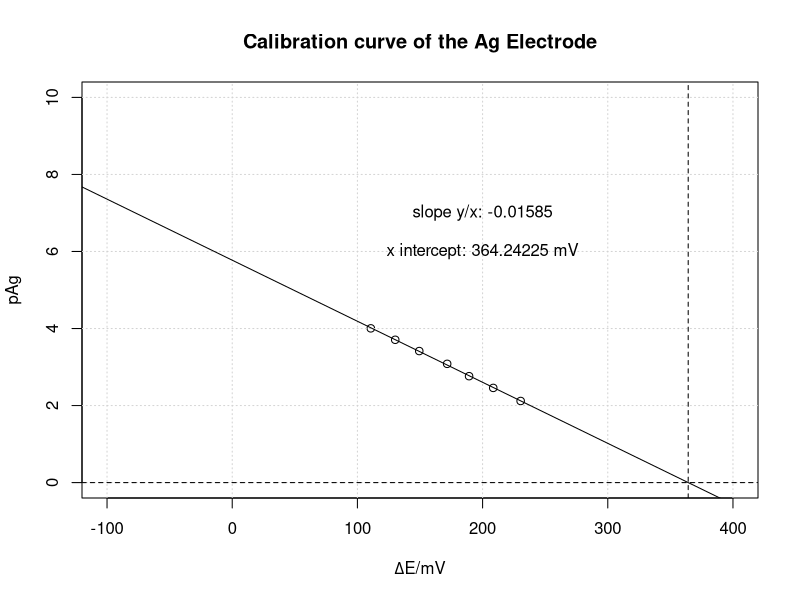

This chart was generated by the following R code:
#Calibration of Potentiometric Titration
#Data format: 
#V;E;Sol
#Important. The data is formated like this:
#V is the amount of volume added of the solution (a or b)
#Sol is a or b for the solution
#E is the cell potential in mV


data = read.csv("Data/PotentiometricCal.csv",sep=";")
xa = data$V[data$Sol == 'a']
ya = data$E[data$Sol == 'a']


xb = data$V[data$Sol == 'b']
yb = data$E[data$Sol == 'b']



#calculate the required values
caAg = 0.01
cbAg = 0.1

#added Ag in mmol
xa = cumsum(xa) * caAg
xb = cumsum(xb) * cbAg + max(xa)

totV = cumsum(data$V) + 100
x = c(xa,xb)
concentration = x/totV
pAg = -log(concentration,10)
res = data.frame(totV, x, concentration, pAg, data$E)
res


plot(data$E,pAg, ylim = c(0,10), xlim = c(-100,400), xlab = expression(Delta * "E/mV"), ylab = "pAg", main = "Calibration curve of the Ag Electrode")
grid()

y = -log(concentration[concentration != 0],10)
x = data$E[data$V != 0]
abline(lm(y~x))
line = coef(lm(y~x))
xIntercept = solve(line[2], -line[1]);
abline(v= xIntercept, h = 0, lty = 2)

xIntercept
#slope
line[2]
text(200,7,paste("slope y/x:",round(line[2],5)))
text(200,6,paste("x intercept:",round(xIntercept,5), "mV"))

